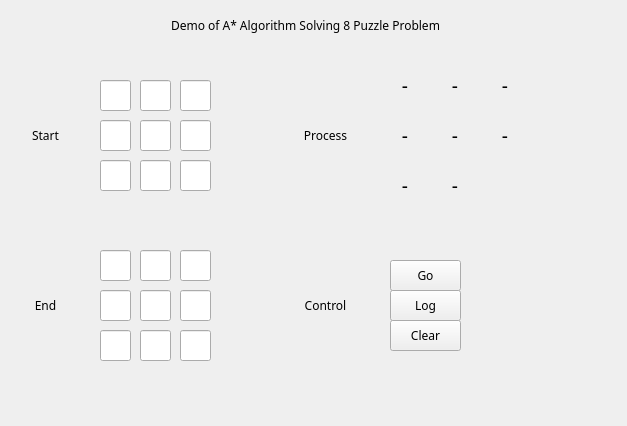
<?xml version="1.0" encoding="UTF-8"?>
<ui version="4.0">
 <class>eightPuzzle</class>
 <widget class="QWidget" name="eightPuzzle">
  <property name="geometry">
   <rect>
    <x>0</x>
    <y>0</y>
    <width>627</width>
    <height>426</height>
   </rect>
  </property>
  <property name="font">
   <font>
    <family>微软雅黑</family>
   </font>
  </property>
  <property name="windowTitle">
   <string>eightPuzzle</string>
  </property>
  <widget class="QLineEdit" name="init6">
   <property name="geometry">
    <rect>
     <x>180</x>
     <y>120</y>
     <width>31</width>
     <height>31</height>
    </rect>
   </property>
   <property name="alignment">
    <set>Qt::AlignCenter</set>
   </property>
  </widget>
  <widget class="QLineEdit" name="final2">
   <property name="geometry">
    <rect>
     <x>140</x>
     <y>250</y>
     <width>31</width>
     <height>31</height>
    </rect>
   </property>
   <property name="alignment">
    <set>Qt::AlignCenter</set>
   </property>
  </widget>
  <widget class="QLineEdit" name="init3">
   <property name="geometry">
    <rect>
     <x>180</x>
     <y>80</y>
     <width>31</width>
     <height>31</height>
    </rect>
   </property>
   <property name="alignment">
    <set>Qt::AlignCenter</set>
   </property>
  </widget>
  <widget class="QLineEdit" name="final7">
   <property name="geometry">
    <rect>
     <x>100</x>
     <y>330</y>
     <width>31</width>
     <height>31</height>
    </rect>
   </property>
   <property name="alignment">
    <set>Qt::AlignCenter</set>
   </property>
  </widget>
  <widget class="QLabel" name="show1">
   <property name="geometry">
    <rect>
     <x>380</x>
     <y>60</y>
     <width>50</width>
     <height>50</height>
    </rect>
   </property>
   <property name="font">
    <font>
     <family>Geeza Pro</family>
     <pointsize>14</pointsize>
    </font>
   </property>
   <property name="layoutDirection">
    <enum>Qt::LeftToRight</enum>
   </property>
   <property name="text">
    <string>-</string>
   </property>
   <property name="alignment">
    <set>Qt::AlignCenter</set>
   </property>
  </widget>
  <widget class="QLineEdit" name="final9">
   <property name="geometry">
    <rect>
     <x>180</x>
     <y>330</y>
     <width>31</width>
     <height>31</height>
    </rect>
   </property>
   <property name="alignment">
    <set>Qt::AlignCenter</set>
   </property>
  </widget>
  <widget class="QLabel" name="show5">
   <property name="geometry">
    <rect>
     <x>430</x>
     <y>110</y>
     <width>50</width>
     <height>50</height>
    </rect>
   </property>
   <property name="font">
    <font>
     <family>Geeza Pro</family>
     <pointsize>14</pointsize>
    </font>
   </property>
   <property name="text">
    <string>-</string>
   </property>
   <property name="alignment">
    <set>Qt::AlignCenter</set>
   </property>
  </widget>
  <widget class="QLineEdit" name="init9">
   <property name="geometry">
    <rect>
     <x>180</x>
     <y>160</y>
     <width>31</width>
     <height>31</height>
    </rect>
   </property>
   <property name="alignment">
    <set>Qt::AlignCenter</set>
   </property>
  </widget>
  <widget class="QLineEdit" name="init7">
   <property name="geometry">
    <rect>
     <x>100</x>
     <y>160</y>
     <width>31</width>
     <height>31</height>
    </rect>
   </property>
   <property name="alignment">
    <set>Qt::AlignCenter</set>
   </property>
  </widget>
  <widget class="QLabel" name="label_10">
   <property name="geometry">
    <rect>
     <x>10</x>
     <y>290</y>
     <width>71</width>
     <height>31</height>
    </rect>
   </property>
   <property name="text">
    <string>End</string>
   </property>
   <property name="alignment">
    <set>Qt::AlignCenter</set>
   </property>
  </widget>
  <widget class="QLineEdit" name="init5">
   <property name="geometry">
    <rect>
     <x>140</x>
     <y>120</y>
     <width>31</width>
     <height>31</height>
    </rect>
   </property>
   <property name="alignment">
    <set>Qt::AlignCenter</set>
   </property>
  </widget>
  <widget class="QLabel" name="show2">
   <property name="geometry">
    <rect>
     <x>430</x>
     <y>60</y>
     <width>50</width>
     <height>50</height>
    </rect>
   </property>
   <property name="font">
    <font>
     <family>Geeza Pro</family>
     <pointsize>14</pointsize>
    </font>
   </property>
   <property name="text">
    <string>-</string>
   </property>
   <property name="alignment">
    <set>Qt::AlignCenter</set>
   </property>
  </widget>
  <widget class="QLineEdit" name="final3">
   <property name="geometry">
    <rect>
     <x>180</x>
     <y>250</y>
     <width>31</width>
     <height>31</height>
    </rect>
   </property>
   <property name="alignment">
    <set>Qt::AlignCenter</set>
   </property>
  </widget>
  <widget class="QLineEdit" name="final4">
   <property name="geometry">
    <rect>
     <x>100</x>
     <y>290</y>
     <width>31</width>
     <height>31</height>
    </rect>
   </property>
   <property name="alignment">
    <set>Qt::AlignCenter</set>
   </property>
  </widget>
  <widget class="QLabel" name="show7">
   <property name="geometry">
    <rect>
     <x>380</x>
     <y>160</y>
     <width>50</width>
     <height>50</height>
    </rect>
   </property>
   <property name="font">
    <font>
     <family>Geeza Pro</family>
     <pointsize>14</pointsize>
    </font>
   </property>
   <property name="text">
    <string>-</string>
   </property>
   <property name="alignment">
    <set>Qt::AlignCenter</set>
   </property>
  </widget>
  <widget class="QLineEdit" name="final6">
   <property name="geometry">
    <rect>
     <x>180</x>
     <y>290</y>
     <width>31</width>
     <height>31</height>
    </rect>
   </property>
   <property name="alignment">
    <set>Qt::AlignCenter</set>
   </property>
  </widget>
  <widget class="QLabel" name="show6">
   <property name="geometry">
    <rect>
     <x>480</x>
     <y>110</y>
     <width>50</width>
     <height>50</height>
    </rect>
   </property>
   <property name="font">
    <font>
     <family>Geeza Pro</family>
     <pointsize>14</pointsize>
    </font>
   </property>
   <property name="text">
    <string>-</string>
   </property>
   <property name="alignment">
    <set>Qt::AlignCenter</set>
   </property>
  </widget>
  <widget class="QLineEdit" name="init1">
   <property name="geometry">
    <rect>
     <x>100</x>
     <y>80</y>
     <width>31</width>
     <height>31</height>
    </rect>
   </property>
   <property name="alignment">
    <set>Qt::AlignCenter</set>
   </property>
  </widget>
  <widget class="QLineEdit" name="final1">
   <property name="geometry">
    <rect>
     <x>100</x>
     <y>250</y>
     <width>31</width>
     <height>31</height>
    </rect>
   </property>
   <property name="alignment">
    <set>Qt::AlignCenter</set>
   </property>
  </widget>
  <widget class="QLineEdit" name="init8">
   <property name="geometry">
    <rect>
     <x>140</x>
     <y>160</y>
     <width>31</width>
     <height>31</height>
    </rect>
   </property>
   <property name="alignment">
    <set>Qt::AlignCenter</set>
   </property>
  </widget>
  <widget class="QLabel" name="show8">
   <property name="geometry">
    <rect>
     <x>430</x>
     <y>160</y>
     <width>50</width>
     <height>50</height>
    </rect>
   </property>
   <property name="font">
    <font>
     <family>Geeza Pro</family>
     <pointsize>14</pointsize>
    </font>
   </property>
   <property name="text">
    <string>-</string>
   </property>
   <property name="alignment">
    <set>Qt::AlignCenter</set>
   </property>
  </widget>
  <widget class="QLabel" name="show9">
   <property name="geometry">
    <rect>
     <x>480</x>
     <y>160</y>
     <width>50</width>
     <height>50</height>
    </rect>
   </property>
   <property name="font">
    <font>
     <family>Geeza Pro</family>
     <pointsize>14</pointsize>
    </font>
   </property>
   <property name="text">
    <string/>
   </property>
   <property name="alignment">
    <set>Qt::AlignCenter</set>
   </property>
  </widget>
  <widget class="QLabel" name="show4">
   <property name="geometry">
    <rect>
     <x>380</x>
     <y>110</y>
     <width>50</width>
     <height>50</height>
    </rect>
   </property>
   <property name="font">
    <font>
     <family>Geeza Pro</family>
     <pointsize>14</pointsize>
    </font>
   </property>
   <property name="text">
    <string>-</string>
   </property>
   <property name="alignment">
    <set>Qt::AlignCenter</set>
   </property>
  </widget>
  <widget class="QLabel" name="show3">
   <property name="geometry">
    <rect>
     <x>480</x>
     <y>60</y>
     <width>50</width>
     <height>50</height>
    </rect>
   </property>
   <property name="font">
    <font>
     <family>Geeza Pro</family>
     <pointsize>14</pointsize>
    </font>
   </property>
   <property name="text">
    <string>-</string>
   </property>
   <property name="alignment">
    <set>Qt::AlignCenter</set>
   </property>
  </widget>
  <widget class="QPushButton" name="Go">
   <property name="geometry">
    <rect>
     <x>390</x>
     <y>260</y>
     <width>71</width>
     <height>31</height>
    </rect>
   </property>
   <property name="text">
    <string>Go</string>
   </property>
  </widget>
  <widget class="QLineEdit" name="init2">
   <property name="geometry">
    <rect>
     <x>140</x>
     <y>80</y>
     <width>31</width>
     <height>31</height>
    </rect>
   </property>
   <property name="alignment">
    <set>Qt::AlignCenter</set>
   </property>
  </widget>
  <widget class="QLineEdit" name="final8">
   <property name="geometry">
    <rect>
     <x>140</x>
     <y>330</y>
     <width>31</width>
     <height>31</height>
    </rect>
   </property>
   <property name="alignment">
    <set>Qt::AlignCenter</set>
   </property>
  </widget>
  <widget class="QLineEdit" name="final5">
   <property name="geometry">
    <rect>
     <x>140</x>
     <y>290</y>
     <width>31</width>
     <height>31</height>
    </rect>
   </property>
   <property name="alignment">
    <set>Qt::AlignCenter</set>
   </property>
  </widget>
  <widget class="QLineEdit" name="init4">
   <property name="geometry">
    <rect>
     <x>100</x>
     <y>120</y>
     <width>31</width>
     <height>31</height>
    </rect>
   </property>
   <property name="alignment">
    <set>Qt::AlignCenter</set>
   </property>
  </widget>
  <widget class="QLabel" name="label_9">
   <property name="geometry">
    <rect>
     <x>10</x>
     <y>120</y>
     <width>71</width>
     <height>31</height>
    </rect>
   </property>
   <property name="text">
    <string>Start</string>
   </property>
   <property name="alignment">
    <set>Qt::AlignCenter</set>
   </property>
  </widget>
  <widget class="QPushButton" name="Log">
   <property name="geometry">
    <rect>
     <x>390</x>
     <y>290</y>
     <width>71</width>
     <height>31</height>
    </rect>
   </property>
   <property name="text">
    <string>Log</string>
   </property>
  </widget>
  <widget class="QLabel" name="label_11">
   <property name="geometry">
    <rect>
     <x>290</x>
     <y>120</y>
     <width>71</width>
     <height>31</height>
    </rect>
   </property>
   <property name="text">
    <string>Process</string>
   </property>
   <property name="alignment">
    <set>Qt::AlignCenter</set>
   </property>
  </widget>
  <widget class="QPushButton" name="Go_2">
   <property name="geometry">
    <rect>
     <x>390</x>
     <y>320</y>
     <width>71</width>
     <height>31</height>
    </rect>
   </property>
   <property name="text">
    <string>Clear</string>
   </property>
  </widget>
  <widget class="QLabel" name="label_12">
   <property name="geometry">
    <rect>
     <x>290</x>
     <y>290</y>
     <width>71</width>
     <height>31</height>
    </rect>
   </property>
   <property name="text">
    <string>Control</string>
   </property>
   <property name="alignment">
    <set>Qt::AlignCenter</set>
   </property>
  </widget>
  <widget class="QLabel" name="label_13">
   <property name="geometry">
    <rect>
     <x>150</x>
     <y>10</y>
     <width>311</width>
     <height>31</height>
    </rect>
   </property>
   <property name="text">
    <string>Demo of A* Algorithm Solving 8 Puzzle Problem</string>
   </property>
   <property name="alignment">
    <set>Qt::AlignCenter</set>
   </property>
  </widget>
 </widget>
 <layoutdefault spacing="6" margin="11"/>
 <resources/>
 <connections/>
</ui>
